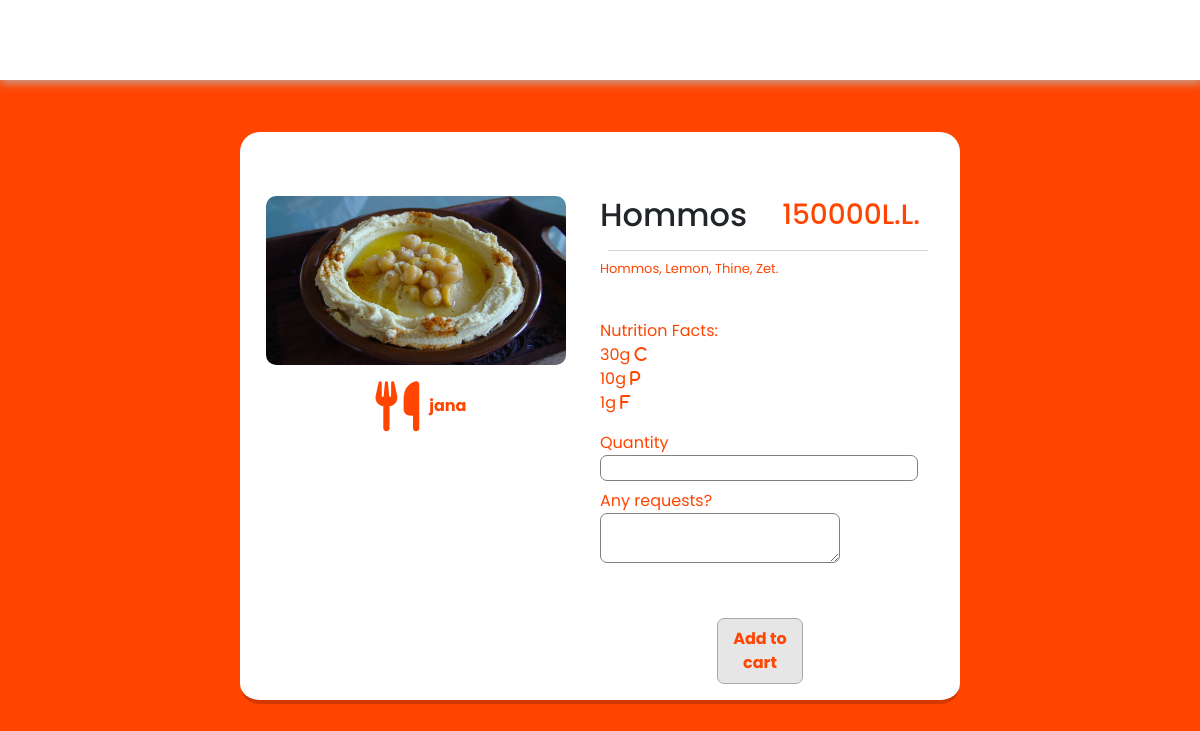
The page /order.php?id=48 on the database its author committed.
### tables this page shows
CREATE TABLE `dishes` (
  `name` varchar(100) NOT NULL,
  `description` varchar(100) NOT NULL,
  `cuisine` varchar(100) NOT NULL,
  `diet` varchar(100) NOT NULL,
  `price` int(11) NOT NULL,
  `carbohydrates` int(11) NOT NULL,
  `protein` int(11) NOT NULL,
  `fat` int(11) NOT NULL,
  `id` int(11) NOT NULL,
  `image` varchar(100) NOT NULL,
  `chefid` varchar(100) NOT NULL
);

### order.php (the view, shortened to what this page needs)
<?php
include_once('config.php');
?>
<!DOCTYPE html>
<html lang="en">
<head>
  <link href="https://cdn.jsdelivr.net/npm/bootstrap@5.2.2/dist/css/bootstrap.min.css" rel="stylesheet" />
  <link rel="stylesheet" href="https://cdnjs.cloudflare.com/ajax/libs/font-awesome/6.2.0/css/all.min.css" />
  <link rel="stylesheet" href="order.css" />
  <link rel="stylesheet" href="navbar.css" />
  <link rel="stylesheet" href="footer.css" />
</head>
<body>
  <nav id="header">
  </nav>
  <?php
  $id = $_GET['id'];
  $sql = "SELECT * FROM dishes WHERE id = $id";
  $query = $db->prepare($sql);
  $query->execute();
  $result = $query->fetchAll(PDO::FETCH_OBJ);
  $dishname = $result[0]->name;
  $dishdescription = $result[0]->description;
  $dishprice = $result[0]->price;
  $dishimage = $result[0]->image;
  $dishchefid = $result[0]->chefid;
  $dishcarbohydrates = $result[0]->carbohydrates;
  $dishprotein = $result[0]->protein;
  $dishfat = $result[0]->fat;
  ?>
  <div class="container1">
    <div class="subcontainer d-flex p-3" style="margin-top:100px;">
      <div class="row w-100" >
        <div class="col-lg-6">
          <div class="d-flex justify-content-center">
            <div class="imagecontainer mt-5">
              <img src="imageUploads/<?php echo $dishimage ?>" style="object-fit: contain;max-width:100%; max-height: 100%;border-radius: 10px; width: 300px;"></img>
            </div>
          </div>
          <div align="center" style="color: orangered; text-indent: 10px;" class="d-flex align-items-center justify-content-center my-3"><i class="fa-solid fa-utensils" style="font-size: 50px; color: orangered;"></i><a class="chef"><?php echo $dishchefid ?></a></div>
        </div>
        <div class="col-lg-6">
          <div class="rogw">
            <div class="d-flex justify-content-between align-items-center">
              <h2 class="mt-5 title text-dark"><?php echo $dishname ?></h2>
              <h3 class="mt-5 title"><?php echo $dishprice ?>L.L.</h3>
            </div>
            <div class="divider ms-2 my-2" style="width: 100%"></div>
            <p class="description" style="font-size:small;"><?php echo $dishdescription ?></p><br />
            <p style="color: orangered;">Nutrition Facts: <br> <?php echo $dishcarbohydrates ?>g <i class="fa-solid fa-c"></i> <br> <?php echo $dishprotein ?>g <i class="fa-solid fa-p"></i> <br> <?php echo $dishfat ?>g <i class="fa-solid fa-f"></i></p>
          </div>
          <div class="row justify-content-center">
            <div class="col-lg-6">
              <label>Quantity</label>
              <br>
              <input name="quantity" id="quantity" type="number">
              <br>
              <label class="mt-2">Any requests?</label>
              <br>
              <textarea type="text" id="request" name="request" style="width: 15em"></textarea>
            </div>
            <div class="col-lg-6">
            </div>
            <button name="cart" id="cart" class='w-25 py-2 mt-5 add-btn'>Add to cart</button>
          </div>
        </div>
      </div>
    </div>
  </div>
</body>
</html>

### order.css (style rules this page uses)
body { overflow-x: hidden; font-family: "Poppins", sans-serif; }
.add-btn { border: solid rgb(168, 168, 168) 1px; border-radius: 7px; background-color: rgb(230, 230, 230); color: orangered; font-weight: bold; transition: 0.3s; height: auto; width: 40px; }
.chef { text-decoration: none; color: orangered; font-weight: bold; }
.container1 { background-color: orangered; padding: 2em 4em; }
.subcontainer { background-color: white; border-radius: 20px; padding-bottom: 1em; border-bottom: 4px solid rgb(210, 56, 0); width: 60vw; margin: auto; }
input, textarea { border: 1px solid gray; border-radius: 7px; text-indent: 5px; }
.title, label { color: orangered; }
.description { color: orangered; }
p > i { color: orangered; }
i { color: #fa2c02; }
.divider { height: 1px; width: 100%; background-color: lightgray; }

### navbar.css (style rules this page uses)
* { padding: 0; margin: 0; text-decoration: none; list-style: none; box-sizing: border-box; }
nav { background: white; height: 80px; width: 100%; position: sticky; box-shadow: 1px 1px 10px 1px rgb(182, 182, 182); z-index: 999; position: fixed; top: 0; }

### footer.css (style rules this page uses)
* { padding: 0; margin: 0; text-decoration: none; list-style: none; box-sizing: border-box; }
p, span, address, h2, .footer a { text-decoration: none; font-family: "Poppins", sans-serif; }

### rows shown on the page
dishes: image (picture), chefid "jana", name "Hommos", price "150000", description "Hommos, Lemon, Thine, Zet.", carbohydrates "30", protein "10", fat "1"
